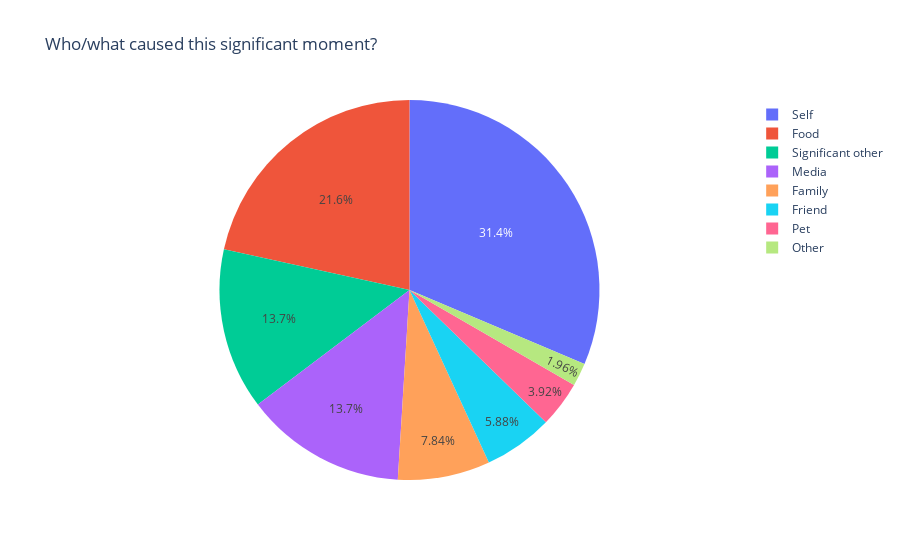

Notebook source saved alongside this figure:
### Code cell
# Create and show a pie chart that shows more details on mouse hover
pie_source_count_marela = px.pie(
    data_frame=df_source_count_marela,
    values="count",
    names="source",
    color="source",
    title="Who/what caused this significant moment?",
)
pie_source_count_marela.show()

### Figure 1 — Plotly figure (JSON) as saved in the notebook; plotly's stock layout.template omitted (floating-point values rounded to 4 significant figures)
{"data": [{"customdata": [["Self"], ["Food"], ["Significant other"], ["Media"], ["Family"], ["Friend"], ["Pet"], ["Other"]], "domain": {"x": [0, 1], "y": [0, 1]}, "hovertemplate": "source=%{customdata[0]}<br>count=%{value}<extra></extra>", "labels": ["Self", "Food", "Significant other", "Media", "Family", "Friend", "Pet", "Other"], "legendgroup": "", "marker": {"colors": ["#636efa", "#EF553B", "#00cc96", "#ab63fa", "#FFA15A", "#19d3f3", "#FF6692", "#B6E880"]}, "name": "", "showlegend": true, "type": "pie", "values": [16, 11, 7, 7, 4, 3, 2, 1]}], "layout": {"legend": {"tracegroupgap": 0}, "title": {"text": "Who/what caused this significant moment?"}}}
